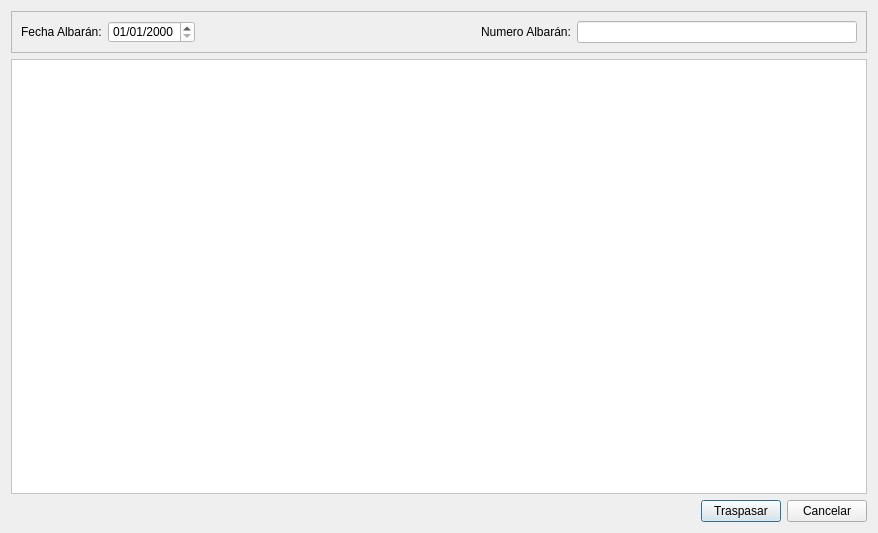
<?xml version="1.0" encoding="UTF-8"?>
<ui version="4.0">
 <class>frmTraspasoAlbaran</class>
 <widget class="QDialog" name="frmTraspasoAlbaran">
  <property name="geometry">
   <rect>
    <x>0</x>
    <y>0</y>
    <width>878</width>
    <height>533</height>
   </rect>
  </property>
  <property name="windowTitle">
   <string>Dialog</string>
  </property>
  <layout class="QGridLayout" name="gridLayout_2">
   <item row="2" column="0">
    <spacer name="horizontalSpacer">
     <property name="orientation">
      <enum>Qt::Horizontal</enum>
     </property>
     <property name="sizeHint" stdset="0">
      <size>
       <width>40</width>
       <height>20</height>
      </size>
     </property>
    </spacer>
   </item>
   <item row="2" column="1">
    <widget class="QPushButton" name="btnTraspasar">
     <property name="text">
      <string>Traspasar</string>
     </property>
    </widget>
   </item>
   <item row="2" column="2">
    <widget class="QPushButton" name="btnCancelar">
     <property name="text">
      <string>Cancelar</string>
     </property>
    </widget>
   </item>
   <item row="1" column="0" colspan="3">
    <widget class="QTableWidget" name="tableWidget">
     <property name="styleSheet">
      <string notr="true">background-color: rgb(255, 255, 255);</string>
     </property>
    </widget>
   </item>
   <item row="0" column="0" colspan="3">
    <widget class="QFrame" name="frame">
     <property name="frameShape">
      <enum>QFrame::StyledPanel</enum>
     </property>
     <property name="frameShadow">
      <enum>QFrame::Raised</enum>
     </property>
     <layout class="QGridLayout" name="gridLayout">
      <item row="0" column="0">
       <widget class="QLabel" name="label">
        <property name="text">
         <string>Fecha Albarán:</string>
        </property>
       </widget>
      </item>
      <item row="0" column="3">
       <widget class="QLabel" name="label_2">
        <property name="text">
         <string>Numero Albarán:</string>
        </property>
       </widget>
      </item>
      <item row="0" column="2">
       <spacer name="horizontalSpacer_2">
        <property name="orientation">
         <enum>Qt::Horizontal</enum>
        </property>
        <property name="sizeHint" stdset="0">
         <size>
          <width>40</width>
          <height>20</height>
         </size>
        </property>
       </spacer>
      </item>
      <item row="0" column="1">
       <widget class="QDateEdit" name="dateEdit">
        <property name="styleSheet">
         <string notr="true">background-color: rgb(255, 255, 255);</string>
        </property>
        <property name="displayFormat">
         <string>dd/MM/yyyy</string>
        </property>
       </widget>
      </item>
      <item row="0" column="4">
       <widget class="QLineEdit" name="lineEdit">
        <property name="styleSheet">
         <string notr="true">background-color: rgb(255, 255, 255);</string>
        </property>
       </widget>
      </item>
     </layout>
    </widget>
   </item>
  </layout>
 </widget>
 <resources/>
 <connections>
  <connection>
   <sender>btnCancelar</sender>
   <signal>clicked()</signal>
   <receiver>frmTraspasoAlbaran</receiver>
   <slot>close()</slot>
   <hints>
    <hint type="sourcelabel">
     <x>833</x>
     <y>513</y>
    </hint>
    <hint type="destinationlabel">
     <x>577</x>
     <y>499</y>
    </hint>
   </hints>
  </connection>
 </connections>
</ui>
